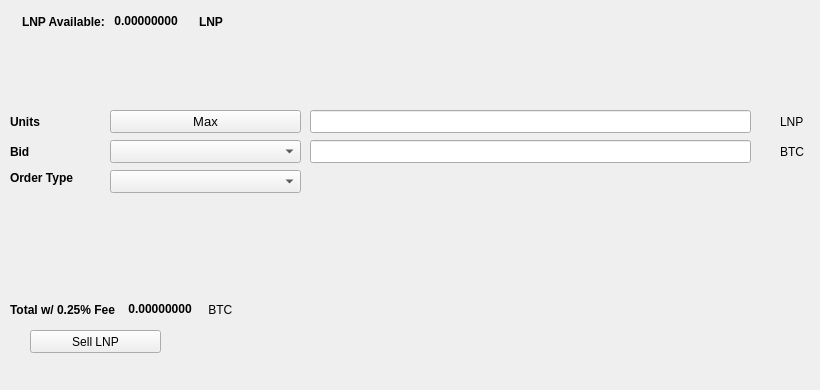
   <widget class="QWidget" name="SellTab">
    <attribute name="title">
     <string>Sell</string>
    </attribute>
    <widget class="QLabel" name="label_16">
     <property name="geometry">
      <rect>
       <x>780</x>
       <y>140</y>
       <width>31</width>
       <height>23</height>
      </rect>
     </property>
     <property name="text">
      <string>BTC</string>
     </property>
    </widget>
    <widget class="QComboBox" name="SellBidcomboBox">
     <property name="geometry">
      <rect>
       <x>110</x>
       <y>140</y>
       <width>191</width>
       <height>23</height>
      </rect>
     </property>
     <property name="font">
      <font>
       <pointsize>10</pointsize>
      </font>
     </property>
    </widget>
    <widget class="QLabel" name="label_18">
     <property name="geometry">
      <rect>
       <x>10</x>
       <y>110</y>
       <width>46</width>
       <height>23</height>
      </rect>
     </property>
     <property name="font">
      <font>
       <weight>75</weight>
       <bold>true</bold>
      </font>
     </property>
     <property name="text">
      <string>Units</string>
     </property>
    </widget>
    <widget class="QPushButton" name="Sell_Max_Amount">
     <property name="geometry">
      <rect>
       <x>110</x>
       <y>110</y>
       <width>191</width>
       <height>23</height>
      </rect>
     </property>
     <property name="font">
      <font>
       <pointsize>10</pointsize>
      </font>
     </property>
     <property name="text">
      <string>Max</string>
     </property>
    </widget>
    <widget class="QLabel" name="label_20">
     <property name="geometry">
      <rect>
       <x>10</x>
       <y>170</y>
       <width>91</width>
       <height>16</height>
      </rect>
     </property>
     <property name="font">
      <font>
       <weight>75</weight>
       <bold>true</bold>
      </font>
     </property>
     <property name="text">
      <string>Order Type</string>
     </property>
    </widget>
    <widget class="QComboBox" name="SellOrdertypeCombo">
     <property name="geometry">
      <rect>
       <x>110</x>
       <y>170</y>
       <width>191</width>
       <height>23</height>
      </rect>
     </property>
     <property name="font">
      <font>
       <pointsize>10</pointsize>
      </font>
     </property>
    </widget>
    <widget class="QLabel" name="label_21">
     <property name="geometry">
      <rect>
       <x>10</x>
       <y>140</y>
       <width>46</width>
       <height>23</height>
      </rect>
     </property>
     <property name="font">
      <font>
       <weight>75</weight>
       <bold>true</bold>
      </font>
     </property>
     <property name="text">
      <string>Bid</string>
     </property>
    </widget>
    <widget class="QLabel" name="label_22">
     <property name="geometry">
      <rect>
       <x>780</x>
       <y>110</y>
       <width>31</width>
       <height>23</height>
      </rect>
     </property>
     <property name="text">
      <string>LNP</string>
     </property>
    </widget>
    <widget class="QLineEdit" name="UnitsInputLNP">
     <property name="geometry">
      <rect>
       <x>310</x>
       <y>110</y>
       <width>441</width>
       <height>23</height>
      </rect>
     </property>
     <property name="font">
      <font>
       <pointsize>9</pointsize>
       <weight>75</weight>
       <bold>true</bold>
      </font>
     </property>
    </widget>
    <widget class="QLineEdit" name="SellBidPriceEdit">
     <property name="geometry">
      <rect>
       <x>310</x>
       <y>140</y>
       <width>441</width>
       <height>23</height>
      </rect>
     </property>
     <property name="font">
      <font>
       <pointsize>9</pointsize>
       <weight>75</weight>
       <bold>true</bold>
      </font>
     </property>
    </widget>
    <widget class="QPushButton" name="SellLNPBTN">
     <property name="geometry">
      <rect>
       <x>30</x>
       <y>330</y>
       <width>131</width>
       <height>23</height>
      </rect>
     </property>
     <property name="text">
      <string>Sell LNP</string>
     </property>
     <property name="icon">
      <iconset resource="../linuxpay">
       <normaloff>:/icons/bitcoin</normaloff>:/icons/bitcoin</iconset>
     </property>
    </widget>
    <widget class="QWidget" name="layoutWidget3">
     <property name="geometry">
      <rect>
       <x>22</x>
       <y>12</y>
       <width>258</width>
       <height>19</height>
      </rect>
     </property>
     <layout class="QHBoxLayout" name="horizontalLayout">
      <item>
       <widget class="QLabel" name="label232_2">
        <property name="font">
         <font>
          <weight>75</weight>
          <bold>true</bold>
         </font>
        </property>
        <property name="text">
         <string>LNP Available:</string>
        </property>
       </widget>
      </item>
      <item>
       <widget class="QLabel" name="LNPAvailableLabel">
        <property name="palette">
         <palette>
          <active>
           <colorrole role="WindowText">
            <brush brushstyle="SolidPattern">
             <color alpha="255">
              <red>0</red>
              <green>0</green>
              <blue>0</blue>
             </color>
            </brush>
           </colorrole>
           <colorrole role="Button">
            <brush brushstyle="SolidPattern">
             <color alpha="255">
              <red>0</red>
              <green>170</green>
              <blue>0</blue>
             </color>
            </brush>
           </colorrole>
           <colorrole role="Light">
            <brush brushstyle="SolidPattern">
             <color alpha="255">
              <red>0</red>
              <green>255</green>
              <blue>0</blue>
             </color>
            </brush>
           </colorrole>
           <colorrole role="Midlight">
            <brush brushstyle="SolidPattern">
             <color alpha="255">
              <red>0</red>
              <green>212</green>
              <blue>0</blue>
             </color>
            </brush>
           </colorrole>
           <colorrole role="Dark">
            <brush brushstyle="SolidPattern">
             <color alpha="255">
              <red>0</red>
              <green>85</green>
              <blue>0</blue>
             </color>
            </brush>
           </colorrole>
           <colorrole role="Mid">
            <brush brushstyle="SolidPattern">
             <color alpha="255">
              <red>0</red>
              <green>113</green>
              <blue>0</blue>
             </color>
            </brush>
           </colorrole>
           <colorrole role="Text">
            <brush brushstyle="SolidPattern">
             <color alpha="255">
              <red>0</red>
              <green>170</green>
              <blue>0</blue>
             </color>
            </brush>
           </colorrole>
           <colorrole role="BrightText">
            <brush brushstyle="SolidPattern">
             <color alpha="255">
              <red>255</red>
              <green>255</green>
              <blue>255</blue>
             </color>
            </brush>
           </colorrole>
           <colorrole role="ButtonText">
            <brush brushstyle="SolidPattern">
             <color alpha="255">
              <red>0</red>
              <green>0</green>
              <blue>0</blue>
             </color>
            </brush>
           </colorrole>
           <colorrole role="Base">
            <brush brushstyle="SolidPattern">
             <color alpha="255">
              <red>255</red>
              <green>255</green>
              <blue>255</blue>
             </color>
            </brush>
           </colorrole>
           <colorrole role="Window">
            <brush brushstyle="SolidPattern">
             <color alpha="255">
              <red>0</red>
              <green>170</green>
              <blue>0</blue>
             </color>
            </brush>
           </colorrole>
           <colorrole role="Shadow">
            <brush brushstyle="SolidPattern">
             <color alpha="255">
              <red>0</red>
              <green>0</green>
              <blue>0</blue>
             </color>
            </brush>
           </colorrole>
           <colorrole role="AlternateBase">
            <brush brushstyle="SolidPattern">
             <color alpha="255">
              <red>127</red>
              <green>212</green>
              <blue>127</blue>
             </color>
            </brush>
           </colorrole>
           <colorrole role="ToolTipBase">
            <brush brushstyle="SolidPattern">
             <color alpha="255">
              <red>255</red>
              <green>255</green>
              <blue>220</blue>
             </color>
            </brush>
           </colorrole>
           <colorrole role="ToolTipText">
            <brush brushstyle="SolidPattern">
             <color alpha="255">
              <red>0</red>
              <green>0</green>
              <blue>0</blue>
             </color>
            </brush>
           </colorrole>
          </active>
          <inactive>
           <colorrole role="WindowText">
            <brush brushstyle="SolidPattern">
             <color alpha="255">
              <red>0</red>
              <green>0</green>
              <blue>0</blue>
             </color>
            </brush>
           </colorrole>
           <colorrole role="Button">
            <brush brushstyle="SolidPattern">
             <color alpha="255">
              <red>0</red>
              <green>170</green>
              <blue>0</blue>
             </color>
            </brush>
           </colorrole>
           <colorrole role="Light">
            <brush brushstyle="SolidPattern">
             <color alpha="255">
              <red>0</red>
              <green>255</green>
              <blue>0</blue>
             </color>
            </brush>
           </colorrole>
           <colorrole role="Midlight">
            <brush brushstyle="SolidPattern">
             <color alpha="255">
              <red>0</red>
              <green>212</green>
              <blue>0</blue>
             </color>
            </brush>
           </colorrole>
           <colorrole role="Dark">
            <brush brushstyle="SolidPattern">
             <color alpha="255">
              <red>0</red>
              <green>85</green>
              <blue>0</blue>
             </color>
            </brush>
           </colorrole>
           <colorrole role="Mid">
            <brush brushstyle="SolidPattern">
             <color alpha="255">
              <red>0</red>
              <green>113</green>
              <blue>0</blue>
             </color>
            </brush>
           </colorrole>
           <colorrole role="Text">
            <brush brushstyle="SolidPattern">
             <color alpha="255">
              <red>0</red>
              <green>170</green>
              <blue>0</blue>
             </color>
            </brush>
           </colorrole>
           <colorrole role="BrightText">
            <brush brushstyle="SolidPattern">
             <color alpha="255">
              <red>255</red>
              <green>255</green>
              <blue>255</blue>
             </color>
            </brush>
           </colorrole>
           <colorrole role="ButtonText">
            <brush brushstyle="SolidPattern">
             <color alpha="255">
              <red>0</red>
              <green>0</green>
              <blue>0</blue>
             </color>
            </brush>
           </colorrole>
           <colorrole role="Base">
            <brush brushstyle="SolidPattern">
             <color alpha="255">
              <red>255</red>
              <green>255</green>
              <blue>255</blue>
             </color>
            </brush>
           </colorrole>
           <colorrole role="Window">
            <brush brushstyle="SolidPattern">
             <color alpha="255">
              <red>0</red>
              <green>170</green>
              <blue>0</blue>
             </color>
            </brush>
           </colorrole>
           <colorrole role="Shadow">
            <brush brushstyle="SolidPattern">
             <color alpha="255">
              <red>0</red>
              <green>0</green>
              <blue>0</blue>
             </color>
            </brush>
           </colorrole>
           <colorrole role="AlternateBase">
            <brush brushstyle="SolidPattern">
             <color alpha="255">
              <red>127</red>
              <green>212</green>
              <blue>127</blue>
             </color>
            </brush>
           </colorrole>
           <colorrole role="ToolTipBase">
            <brush brushstyle="SolidPattern">
             <color alpha="255">
              <red>255</red>
              <green>255</green>
              <blue>220</blue>
             </color>
            </brush>
           </colorrole>
           <colorrole role="ToolTipText">
            <brush brushstyle="SolidPattern">
             <color alpha="255">
              <red>0</red>
              <green>0</green>
              <blue>0</blue>
             </color>
            </brush>
           </colorrole>
          </inactive>
          <disabled>
           <colorrole role="WindowText">
            <brush brushstyle="SolidPattern">
             <color alpha="255">
              <red>0</red>
              <green>85</green>
              <blue>0</blue>
             </color>
            </brush>
           </colorrole>
           <colorrole role="Button">
            <brush brushstyle="SolidPattern">
             <color alpha="255">
              <red>0</red>
              <green>170</green>
              <blue>0</blue>
             </color>
            </brush>
           </colorrole>
           <colorrole role="Light">
            <brush brushstyle="SolidPattern">
             <color alpha="255">
              <red>0</red>
              <green>255</green>
              <blue>0</blue>
             </color>
            </brush>
           </colorrole>
           <colorrole role="Midlight">
            <brush brushstyle="SolidPattern">
             <color alpha="255">
              <red>0</red>
              <green>212</green>
              <blue>0</blue>
             </color>
            </brush>
           </colorrole>
           <colorrole role="Dark">
            <brush brushstyle="SolidPattern">
             <color alpha="255">
              <red>0</red>
              <green>85</green>
              <blue>0</blue>
             </color>
            </brush>
           </colorrole>
           <colorrole role="Mid">
            <brush brushstyle="SolidPattern">
             <color alpha="255">
              <red>0</red>
              <green>113</green>
              <blue>0</blue>
             </color>
            </brush>
           </colorrole>
           <colorrole role="Text">
            <brush brushstyle="SolidPattern">
             <color alpha="255">
              <red>0</red>
              <green>85</green>
              <blue>0</blue>
             </color>
            </brush>
           </colorrole>
           <colorrole role="BrightText">
            <brush brushstyle="SolidPattern">
             <color alpha="255">
              <red>255</red>
              <green>255</green>
              <blue>255</blue>
             </color>
            </brush>
           </colorrole>
           <colorrole role="ButtonText">
            <brush brushstyle="SolidPattern">
             <color alpha="255">
              <red>0</red>
              <green>85</green>
              <blue>0</blue>
             </color>
            </brush>
           </colorrole>
           <colorrole role="Base">
            <brush brushstyle="SolidPattern">
             <color alpha="255">
              <red>0</red>
              <green>170</green>
              <blue>0</blue>
             </color>
            </brush>
           </colorrole>
           <colorrole role="Window">
            <brush brushstyle="SolidPattern">
             <color alpha="255">
              <red>0</red>
              <green>170</green>
              <blue>0</blue>
             </color>
            </brush>
           </colorrole>
           <colorrole role="Shadow">
            <brush brushstyle="SolidPattern">
             <color alpha="255">
              <red>0</red>
              <green>0</green>
              <blue>0</blue>
             </color>
            </brush>
           </colorrole>
           <colorrole role="AlternateBase">
            <brush brushstyle="SolidPattern">
             <color alpha="255">
              <red>0</red>
              <green>170</green>
              <blue>0</blue>
             </color>
            </brush>
           </colorrole>
           <colorrole role="ToolTipBase">
            <brush brushstyle="SolidPattern">
             <color alpha="255">
              <red>255</red>
              <green>255</green>
              <blue>220</blue>
             </color>
            </brush>
           </colorrole>
           <colorrole role="ToolTipText">
            <brush brushstyle="SolidPattern">
             <color alpha="255">
              <red>0</red>
              <green>0</green>
              <blue>0</blue>
             </color>
            </brush>
           </colorrole>
          </disabled>
         </palette>
        </property>
        <property name="font">
         <font>
          <weight>75</weight>
          <bold>true</bold>
         </font>
        </property>
        <property name="text">
         <string> 0.00000000 </string>
        </property>
        <property name="textInteractionFlags">
         <set>Qt::LinksAccessibleByMouse|Qt::TextSelectableByKeyboard|Qt::TextSelectableByMouse</set>
        </property>
       </widget>
      </item>
      <item>
       <widget class="QLabel" name="labelLNP">
        <property name="font">
         <font>
          <weight>75</weight>
          <bold>true</bold>
         </font>
        </property>
        <property name="text">
         <string>LNP</string>
        </property>
       </widget>
      </item>
     </layout>
    </widget>
    <widget class="QWidget" name="layoutWidget">
     <property name="geometry">
      <rect>
       <x>10</x>
       <y>300</y>
       <width>268</width>
       <height>19</height>
      </rect>
     </property>
     <layout class="QHBoxLayout" name="horizontalLayout_2">
      <item>
       <widget class="QLabel" name="label_19">
        <property name="font">
         <font>
          <weight>75</weight>
          <bold>true</bold>
         </font>
        </property>
        <property name="text">
         <string>Total w/ 0.25% Fee </string>
        </property>
       </widget>
      </item>
      <item>
       <widget class="QLabel" name="SellCostLabel">
        <property name="palette">
         <palette>
          <active>
           <colorrole role="WindowText">
            <brush brushstyle="SolidPattern">
             <color alpha="255">
              <red>0</red>
              <green>0</green>
              <blue>0</blue>
             </color>
            </brush>
           </colorrole>
           <colorrole role="Button">
            <brush brushstyle="SolidPattern">
             <color alpha="255">
              <red>0</red>
              <green>170</green>
              <blue>0</blue>
             </color>
            </brush>
           </colorrole>
           <colorrole role="Light">
            <brush brushstyle="SolidPattern">
             <color alpha="255">
              <red>0</red>
              <green>255</green>
              <blue>0</blue>
             </color>
            </brush>
           </colorrole>
           <colorrole role="Midlight">
            <brush brushstyle="SolidPattern">
             <color alpha="255">
              <red>0</red>
              <green>212</green>
              <blue>0</blue>
             </color>
            </brush>
           </colorrole>
           <colorrole role="Dark">
            <brush brushstyle="SolidPattern">
             <color alpha="255">
              <red>0</red>
              <green>85</green>
              <blue>0</blue>
             </color>
            </brush>
           </colorrole>
           <colorrole role="Mid">
            <brush brushstyle="SolidPattern">
             <color alpha="255">
              <red>0</red>
              <green>113</green>
              <blue>0</blue>
             </color>
            </brush>
           </colorrole>
           <colorrole role="Text">
            <brush brushstyle="SolidPattern">
             <color alpha="255">
              <red>0</red>
              <green>170</green>
              <blue>0</blue>
             </color>
            </brush>
           </colorrole>
           <colorrole role="BrightText">
            <brush brushstyle="SolidPattern">
             <color alpha="255">
              <red>255</red>
              <green>255</green>
              <blue>255</blue>
             </color>
            </brush>
           </colorrole>
           <colorrole role="ButtonText">
            <brush brushstyle="SolidPattern">
             <color alpha="255">
              <red>0</red>
              <green>0</green>
              <blue>0</blue>
             </color>
            </brush>
           </colorrole>
           <colorrole role="Base">
            <brush brushstyle="SolidPattern">
             <color alpha="255">
              <red>255</red>
              <green>255</green>
              <blue>255</blue>
             </color>
            </brush>
           </colorrole>
           <colorrole role="Window">
            <brush brushstyle="SolidPattern">
             <color alpha="255">
              <red>0</red>
              <green>170</green>
              <blue>0</blue>
             </color>
            </brush>
           </colorrole>
           <colorrole role="Shadow">
            <brush brushstyle="SolidPattern">
             <color alpha="255">
              <red>0</red>
              <green>0</green>
              <blue>0</blue>
             </color>
            </brush>
           </colorrole>
           <colorrole role="AlternateBase">
            <brush brushstyle="SolidPattern">
             <color alpha="255">
              <red>127</red>
              <green>212</green>
              <blue>127</blue>
             </color>
            </brush>
           </colorrole>
           <colorrole role="ToolTipBase">
            <brush brushstyle="SolidPattern">
             <color alpha="255">
              <red>255</red>
              <green>255</green>
              <blue>220</blue>
             </color>
            </brush>
           </colorrole>
           <colorrole role="ToolTipText">
            <brush brushstyle="SolidPattern">
             <color alpha="255">
              <red>0</red>
              <green>0</green>
              <blue>0</blue>
             </color>
            </brush>
           </colorrole>
          </active>
          <inactive>
           <colorrole role="WindowText">
            <brush brushstyle="SolidPattern">
             <color alpha="255">
              <red>0</red>
              <green>0</green>
              <blue>0</blue>
             </color>
            </brush>
           </colorrole>
           <colorrole role="Button">
            <brush brushstyle="SolidPattern">
             <color alpha="255">
              <red>0</red>
              <green>170</green>
              <blue>0</blue>
             </color>
            </brush>
           </colorrole>
           <colorrole role="Light">
            <brush brushstyle="SolidPattern">
             <color alpha="255">
              <red>0</red>
              <green>255</green>
              <blue>0</blue>
             </color>
            </brush>
           </colorrole>
           <colorrole role="Midlight">
            <brush brushstyle="SolidPattern">
             <color alpha="255">
              <red>0</red>
              <green>212</green>
              <blue>0</blue>
             </color>
            </brush>
           </colorrole>
           <colorrole role="Dark">
            <brush brushstyle="SolidPattern">
             <color alpha="255">
              <red>0</red>
              <green>85</green>
              <blue>0</blue>
             </color>
            </brush>
           </colorrole>
           <colorrole role="Mid">
            <brush brushstyle="SolidPattern">
             <color alpha="255">
              <red>0</red>
              <green>113</green>
              <blue>0</blue>
             </color>
            </brush>
           </colorrole>
           <colorrole role="Text">
            <brush brushstyle="SolidPattern">
             <color alpha="255">
              <red>0</red>
              <green>170</green>
              <blue>0</blue>
             </color>
            </brush>
           </colorrole>
           <colorrole role="BrightText">
            <brush brushstyle="SolidPattern">
             <color alpha="255">
              <red>255</red>
              <green>255</green>
              <blue>255</blue>
             </color>
            </brush>
           </colorrole>
           <colorrole role="ButtonText">
            <brush brushstyle="SolidPattern">
             <color alpha="255">
              <red>0</red>
              <green>0</green>
              <blue>0</blue>
             </color>
            </brush>
           </colorrole>
           <colorrole role="Base">
            <brush brushstyle="SolidPattern">
             <color alpha="255">
              <red>255</red>
              <green>255</green>
              <blue>255</blue>
             </color>
            </brush>
           </colorrole>
           <colorrole role="Window">
            <brush brushstyle="SolidPattern">
             <color alpha="255">
              <red>0</red>
              <green>170</green>
              <blue>0</blue>
             </color>
            </brush>
           </colorrole>
           <colorrole role="Shadow">
            <brush brushstyle="SolidPattern">
             <color alpha="255">
              <red>0</red>
              <green>0</green>
              <blue>0</blue>
             </color>
            </brush>
           </colorrole>
           <colorrole role="AlternateBase">
            <brush brushstyle="SolidPattern">
             <color alpha="255">
              <red>127</red>
              <green>212</green>
              <blue>127</blue>
             </color>
            </brush>
           </colorrole>
           <colorrole role="ToolTipBase">
            <brush brushstyle="SolidPattern">
             <color alpha="255">
              <red>255</red>
              <green>255</green>
              <blue>220</blue>
             </color>
            </brush>
           </colorrole>
           <colorrole role="ToolTipText">
            <brush brushstyle="SolidPattern">
             <color alpha="255">
              <red>0</red>
              <green>0</green>
              <blue>0</blue>
             </color>
            </brush>
           </colorrole>
          </inactive>
          <disabled>
           <colorrole role="WindowText">
            <brush brushstyle="SolidPattern">
             <color alpha="255">
              <red>0</red>
              <green>85</green>
              <blue>0</blue>
             </color>
            </brush>
           </colorrole>
           <colorrole role="Button">
            <brush brushstyle="SolidPattern">
             <color alpha="255">
              <red>0</red>
              <green>170</green>
              <blue>0</blue>
             </color>
            </brush>
           </colorrole>
           <colorrole role="Light">
            <brush brushstyle="SolidPattern">
             <color alpha="255">
              <red>0</red>
              <green>255</green>
              <blue>0</blue>
             </color>
            </brush>
           </colorrole>
           <colorrole role="Midlight">
            <brush brushstyle="SolidPattern">
             <color alpha="255">
              <red>0</red>
              <green>212</green>
              <blue>0</blue>
             </color>
            </brush>
           </colorrole>
           <colorrole role="Dark">
            <brush brushstyle="SolidPattern">
             <color alpha="255">
              <red>0</red>
              <green>85</green>
              <blue>0</blue>
             </color>
            </brush>
           </colorrole>
           <colorrole role="Mid">
            <brush brushstyle="SolidPattern">
             <color alpha="255">
              <red>0</red>
              <green>113</green>
              <blue>0</blue>
             </color>
            </brush>
           </colorrole>
           <colorrole role="Text">
            <brush brushstyle="SolidPattern">
             <color alpha="255">
              <red>0</red>
              <green>85</green>
              <blue>0</blue>
             </color>
            </brush>
           </colorrole>
           <colorrole role="BrightText">
            <brush brushstyle="SolidPattern">
             <color alpha="255">
              <red>255</red>
              <green>255</green>
              <blue>255</blue>
             </color>
            </brush>
           </colorrole>
           <colorrole role="ButtonText">
            <brush brushstyle="SolidPattern">
             <color alpha="255">
              <red>0</red>
              <green>85</green>
              <blue>0</blue>
             </color>
            </brush>
           </colorrole>
           <colorrole role="Base">
            <brush brushstyle="SolidPattern">
             <color alpha="255">
              <red>0</red>
              <green>170</green>
              <blue>0</blue>
             </color>
            </brush>
           </colorrole>
           <colorrole role="Window">
            <brush brushstyle="SolidPattern">
             <color alpha="255">
              <red>0</red>
              <green>170</green>
              <blue>0</blue>
             </color>
            </brush>
           </colorrole>
           <colorrole role="Shadow">
            <brush brushstyle="SolidPattern">
             <color alpha="255">
              <red>0</red>
              <green>0</green>
              <blue>0</blue>
             </color>
            </brush>
           </colorrole>
           <colorrole role="AlternateBase">
            <brush brushstyle="SolidPattern">
             <color alpha="255">
              <red>0</red>
              <green>170</green>
              <blue>0</blue>
             </color>
            </brush>
           </colorrole>
           <colorrole role="ToolTipBase">
            <brush brushstyle="SolidPattern">
             <color alpha="255">
              <red>255</red>
              <green>255</green>
              <blue>220</blue>
             </color>
            </brush>
           </colorrole>
           <colorrole role="ToolTipText">
            <brush brushstyle="SolidPattern">
             <color alpha="255">
              <red>0</red>
              <green>0</green>
              <blue>0</blue>
             </color>
            </brush>
           </colorrole>
          </disabled>
         </palette>
        </property>
        <property name="font">
         <font>
          <weight>75</weight>
          <bold>true</bold>
         </font>
        </property>
        <property name="autoFillBackground">
         <bool>false</bool>
        </property>
        <property name="text">
         <string> 0.00000000</string>
        </property>
        <property name="textInteractionFlags">
         <set>Qt::LinksAccessibleByMouse|Qt::TextSelectableByMouse</set>
        </property>
       </widget>
      </item>
      <item>
       <widget class="QLabel" name="label_17">
        <property name="font">
         <font>
          <weight>50</weight>
          <bold>false</bold>
         </font>
        </property>
        <property name="text">
         <string> BTC</string>
        </property>
       </widget>
      </item>
     </layout>
    </widget>
    <widget class="QLabel" name="label_23">
     <property name="geometry">
      <rect>
       <x>460</x>
       <y>300</y>
       <width>281</width>
       <height>81</height>
      </rect>
     </property>
     <property name="text">
      <string/>
     </property>
     <property name="pixmap">
      <pixmap>:/images/bittrex</pixmap>
     </property>
    </widget>
   </widget>
